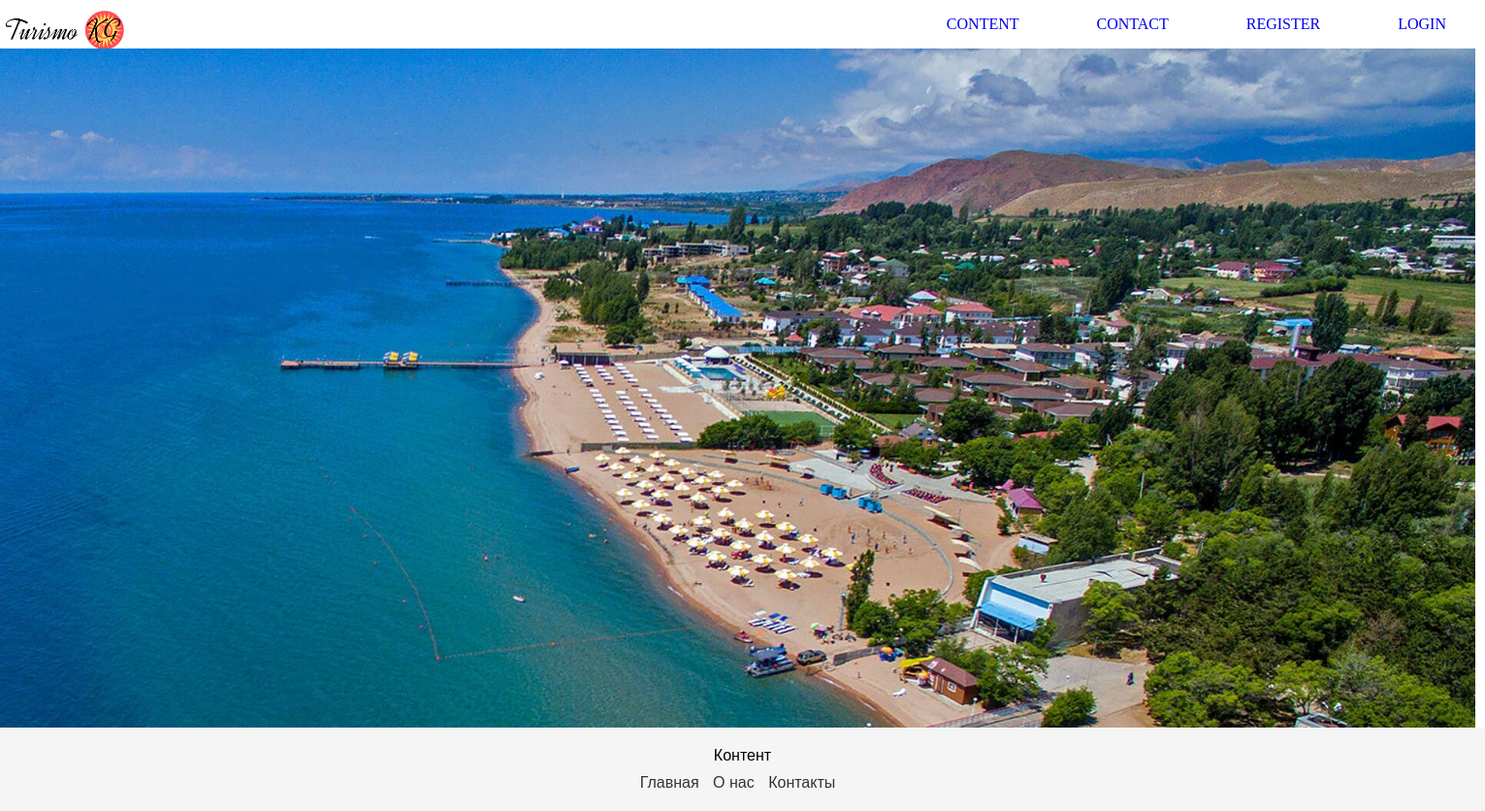
Page /views/content/content.php on the earlier database version.
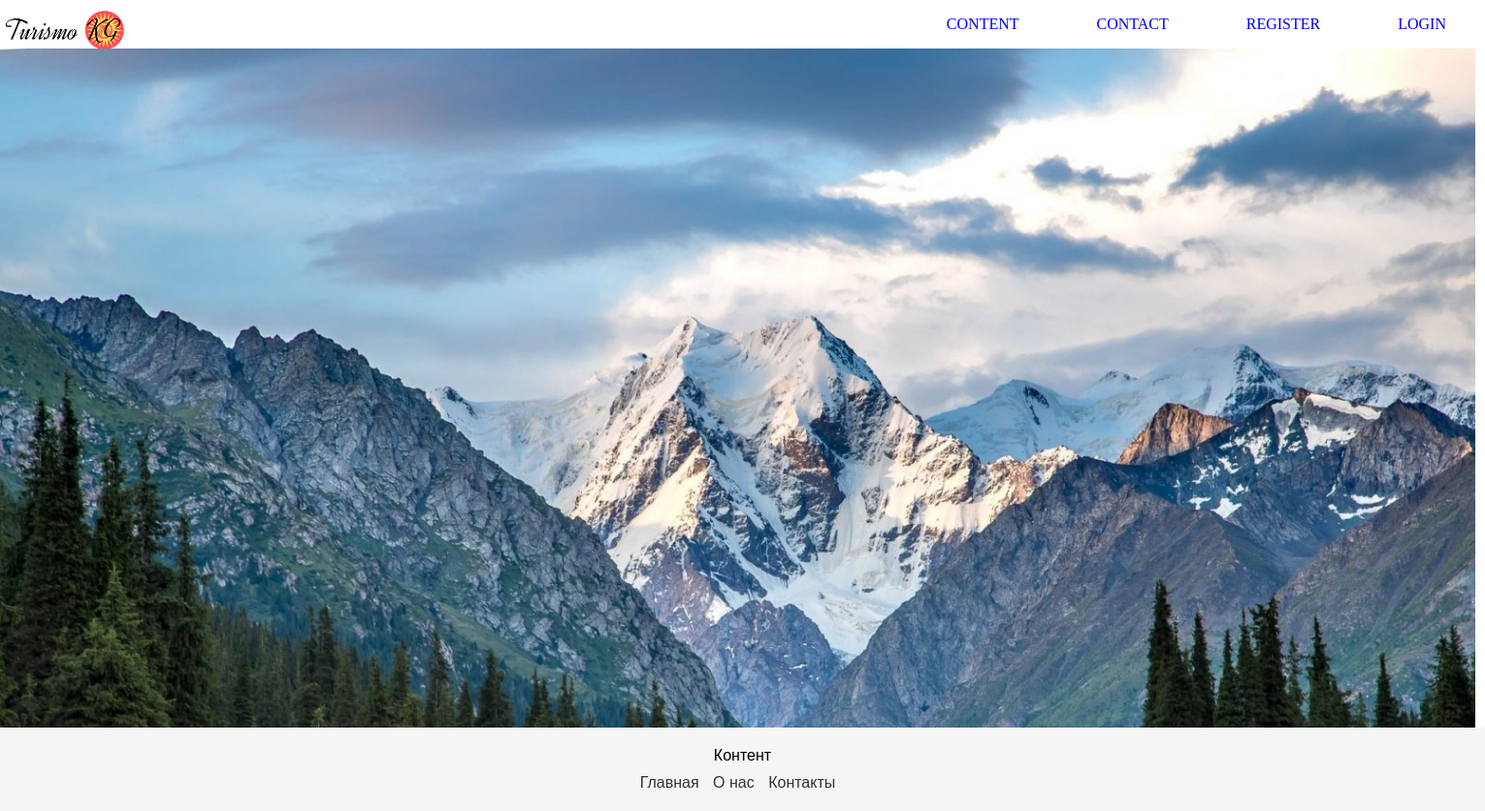
Same page on the later database version.
### tables this page shows
CREATE TABLE `places` (
  `id` int NOT NULL,
  `name` varchar(255) NOT NULL,
  `price` varchar(255) DEFAULT NULL,
  `region` text NOT NULL,
  `img` varchar(255) NOT NULL
);

### config/avtorization.php (called while the page is built, shortened)
<?php
class avtorization extends conect
{
    public function selectFun($structureName){
        $query = "SELECT * FROM $structureName";
        $stmt = self::$pdo->prepare($query);
        $stmt->execute();
        $row = $stmt->fetchAll(PDO::FETCH_ASSOC);
        return $row;
    }
}
?>

### attributes/content/content.php (the view, shortened to what this page needs)
<?php
    require_once "config/avtorization.php";
    $db = new avtorization();
    $select = $db->selectFun('places');
?>
<body>
    <div class="slider">
        <div class="slides">
            <?php foreach($select as $key) { ?>
                <div class="slide"><img src="img/<?= $key['img'] ?>" width="100%" height="100%"></div>
            <?php } ?>
        </div>
    </div>
</body>

### views/content/content.php (shortened to what this page needs)
<!DOCTYPE html>
<html lang="en">
<head>
</head>
<body>
<div class="head"><?php require_once '../../attributes/head/head.php';?></div>
<div class="content"><?php require_once '../../attributes/content/content.php';?></div>
<div class="footer"><?php require_once '../../attributes/footer/footer.php';?></div>
</body>
</html>

### attributes/head/head.php (shortened to what this page needs)
<?php session_start();
$current_page = $_SERVER['PHP_SELF'];
?>
    <head>
        <ul class="ul-1">
        <a href="/"><img src="<?if($current_page === '/avtorization/admin/admin.php'){echo '../../img/Logoa.png';}else{echo '../../img/Logo1.png';} ?>" width="130px" class="img-1"></a>
            <li class="li-1"><a class="a-1" href="/avtorization/login/login.php">LOGIN</a></li>
            <li class="li-1"><a class="a-1" href="/avtorization/reg/reg.php">REGISTER</a></li>
            <li class="li-1"><a class="a-1" href="/views/contact/contact.php">CONTACT</a></li>
            <li class="li-1"><a class="a-1" href="/views/content/content.php">CONTENT</a></li>
        </ul>
    </head>

### attributes/footer/footer.php (shortened to what this page needs)
<body>
    <footer>
        <p class="p-1">Контент</p>
        <ul class="ul-2">
            <li class="li-2"><a href="/" class="a-2">Главная</a></li>
            <li class="li-2"><a href="/views/content/content.php" class="a-2">О нас</a></li>
            <li class="li-2"><a href="/views/contact/contact.php" class="a-2">Контакты</a></li>
        </ul>
    </footer>
</body>

### attributes/head/head.php (style rules this page uses)
* { margin: 0; padding: 0; }
.ul-1 { margin: 0; padding: 0; list-style: none; }
.ul-1 .li-1 { float: right; }
.ul-1 .li-1 .a-1 { display: block; padding: 0 40px; text-transform: uppercase; text-decoration: none; line-height: 50px; }
.img-1 { position: absolute; animation-name:AAA ; animation-duration: 3s; animation-iteration-count:infinite; animation-direction: alternate ; animation-delay: 1s; }

### attributes/content/content.php (style rules this page uses)
.slider { width: 1521px; height: 700px; overflow: hidden; position: relative; background-color: #fff; margin-right: 100px; }
.slider .slides { display: flex; transition: transform 0.3s ease-in-out; }
.slider .slide { flex: 0 0 100%; width: 100%; }

### attributes/footer/footer.php (style rules this page uses)
body { margin: 0; padding: 0; }
footer { background-color: #f5f5f5; padding: 20px 0; text-align: center; font-family: Tahoma,sans-serif; }
footer .p-1 { margin-bottom: 10px; }
footer .ul-2 { list-style: none; padding: 0; margin: 0; }
footer .ul-2 .li-2 { display: inline-block; margin-right: 10px; }
footer .ul-2 .li-2 .a-2 { text-decoration: none; color: #333; }

Differences in the rows shown:
removed places: img (picture)
now on this page (row edited): places: img (picture)
